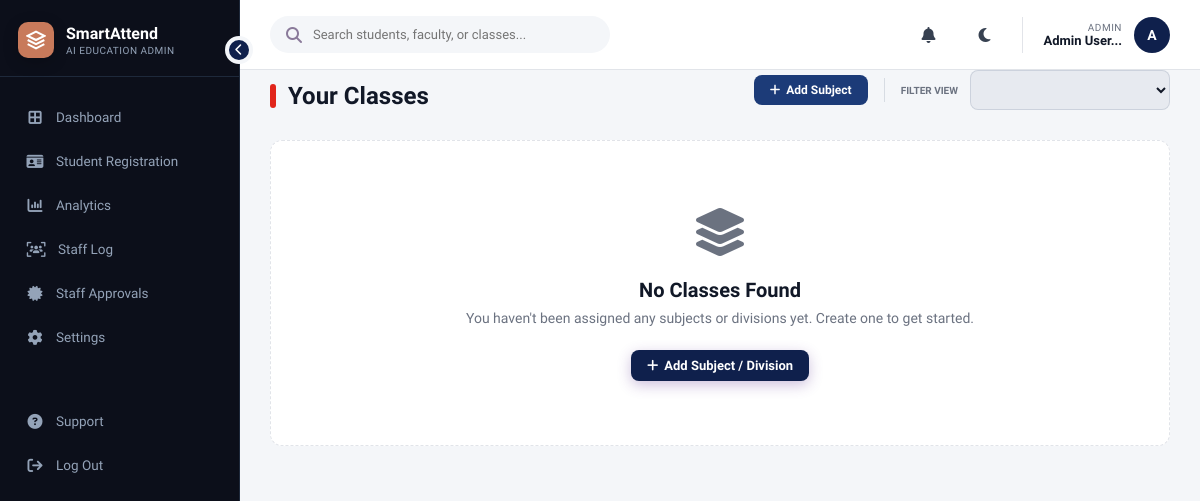
The app's page /teacher/classes (signed in) with its own data.
### models.py (models this page shows, shortened)
class User(UserMixin, db.Model):
    __tablename__ = 'users'
    id = db.Column(db.Integer, primary_key=True)
    username = db.Column(db.String(80), unique=True, nullable=False)
    password_hash = db.Column(db.String(255), nullable=False)
    role = db.Column(db.String(20), nullable=False)  # 'admin' or 'teacher'
    name = db.Column(db.String(120), nullable=False)
    email = db.Column(db.String(120), unique=True)
    department = db.Column(db.String(100))
    employee_id = db.Column(db.String(50), unique=True)
    avatar_initials = db.Column(db.String(4))
    created_at = db.Column(db.DateTime, default=datetime.utcnow)
    is_active_account = db.Column(db.Boolean, default=True)
    student_id = db.Column(db.Integer, db.ForeignKey('students.id'), nullable=True)
    student_profile = db.relationship('Student', backref='user_account', foreign_keys=[student_id])
    approval_requests = db.relationship('ApprovalRequest', backref='teacher', lazy=True, cascade="all, delete-orphan", foreign_keys='ApprovalRequest.teacher_id')

### routes/teacher.py (the view, shortened to what this page needs)
@teacher_bp.route('/classes')
@teacher_bp.route('/classes/<int:subject_id>')
@login_required
@teacher_required
def classes(subject_id=None):
    approved_requests = get_approved_reqs()
    subject_ids = [r.subject_id for r in approved_requests]
    assigned_subject_ids = [s.id for s in current_user.subjects]
    all_subject_ids = list(set(subject_ids + assigned_subject_ids))
    subjects = Subject.query.filter(Subject.id.in_(all_subject_ids or [0])).all()
    if not subject_id and subjects:
        return redirect(url_for('teacher.classes', subject_id=subjects[0].id))
    subject = Subject.query.get_or_404(subject_id) if subject_id else None
    students = Student.query.filter_by(class_id=subject.class_id).order_by(Student.student_id).all() if subject else []
    student_data = []
    is_approved = current_user.is_active_account
    return render_template('teacher/classes.html', subjects=subjects, subject=subject, student_data=student_data, is_approved=is_approved)

### routes/teacher.py (called while the page is built)
def teacher_required(f):
    @wraps(f)
    def decorated(*args, **kwargs):
        if not current_user.is_authenticated or current_user.role not in ('teacher', 'admin'):
            flash('Teacher access required.', 'error')
            return redirect(url_for('auth.login'))
        return f(*args, **kwargs)
    return decorated

def get_approved_reqs():
    return ApprovalRequest.query.filter_by(teacher_id=current_user.id, status='approved').all()

### templates/teacher/classes.html (shortened to what this page needs)
{% extends "base.html" %}
{% block content %}
<div class="section-header" style="margin-bottom: 30px;">
  <div>
    <h1 style="font-family:var(--font-heading);font-weight:800;font-size:24px;color:var(--t0);display:flex;align-items:center;gap:12px;">
      <div style="width:6px;height:24px;background:var(--accent);border-radius:4px;"></div>
      Your Classes
    </h1>
  </div>
  <div style="display:flex;align-items:center;gap:12px;">
    <button class="btn" style="background:var(--brand-l);color:white;border:none;padding:8px 16px;border-radius:8px;font-size:12px;font-weight:700;display:flex;align-items:center;gap:6px;cursor:pointer;" onclick="window.location.href='{{ url_for('teacher.lectures') }}'"><i class="fas fa-plus"></i> Add Subject</button>
    <span style="font-size:10px;text-transform:uppercase;font-weight:700;color:var(--t2);">Filter View</span>
    <select class="form-input" style="width:200px;font-weight:600;" onchange="window.location.href=this.value">
    </select>
  </div>
</div>
<div class="subject-cards">
  {% for s in subjects %}
  {% set colors = ['var(--brand)', '#2DA84F', 'var(--accent)', 'var(--accent)', '#007AFF'] %}
  {% set c = colors[loop.index0 % colors|length] %}
  <div class="sub-card">
    <div style="display:flex;align-items:center;">
      <div class="sub-icon" style="background:{{ c }};">
        <i class="fas fa-layer-group"></i>
      </div>
      <div class="badge-active">ACTIVE NOW</div>
      <form action="{{ url_for('teacher.delete_subject', subject_id=s.id) }}" method="POST" style="margin-left:12px;" onsubmit="return confirm('Are you sure you want to delete this subject? All associated student records and attendance will be wiped.');">
        <button type="submit" style="background:rgba(255,0,0,0.1); color:var(--red); border:none; width:28px; height:28px; border-radius:6px; cursor:pointer; display:flex; align-items:center; justify-content:center;" title="Delete Subject">
          <i class="fas fa-trash"></i>
        </button>
      </form>
    </div>
    <div>
      <div style="font-family:var(--font-heading);font-size:20px;font-weight:800;color:var(--t0);margin-bottom:4px;">{{ s.name }}</div>
      <div style="font-size:12px;color:var(--t2);font-weight:600;display:flex;gap:16px;">
        <span><i class="fas fa-users" style="margin-right:4px;"></i> {{ s.class_ref.section if s.class_ref else 'N/A' }}</span>
        <span><i class="fas fa-calendar" style="margin-right:4px;"></i> {{ s.class_ref.year if s.class_ref else 'N/A' }}</span>
      </div>
    </div>
    <div style="margin-left:auto; display:flex; gap:8px;">
        <button class="btn bp" onclick="openManage('{{ s.id }}', '{{ s.name|escape }}')"><i class="fas fa-cog"></i> Manage Class</button>
    </div>
  </div>
  {% else %}
  <div style="grid-column: 1 / -1; text-align:center; padding: 64px 24px; background: white; border-radius: 12px; border: 1px dashed var(--b0);">
    <div style="font-size: 48px; color: var(--t2); margin-bottom: 16px;"><i class="fas fa-layer-group"></i></div>
    <h3 style="font-family: var(--font-heading); font-size: 20px; color: var(--t0); margin-bottom: 8px;">No Classes Found</h3>
    <p style="color: var(--t2); font-size: 14px; margin-bottom: 24px;">You haven't been assigned any subjects or divisions yet. Create one to get started.</p>
    <a href="{{ url_for('teacher.lectures') }}" class="btn bp"><i class="fas fa-plus"></i> Add Subject / Division</a>
  </div>
  {% endfor %}
</div>
{% endblock %}

### templates/base.html (shortened to what this page needs)
<!DOCTYPE html>
<html lang="en">
<head>
<link rel="stylesheet" href="https://cdnjs.cloudflare.com/ajax/libs/font-awesome/6.5.0/css/all.min.css">
</head>
<body>
{% if current_user.is_authenticated %}
<aside class="sidebar" id="sidebar">
  <div class="sidebar-toggle" onclick="toggleSidebar()"><i class="fas fa-chevron-left" id="toggle-icon"></i></div>
  <div class="s-logo">
    <div class="s-mark">
      <svg width="20" height="20" viewBox="0 0 24 24" fill="none" stroke="white" stroke-width="2.5"><path d="M12 2L2 7l10 5 10-5-10-5zM2 17l10 5 10-5M2 12l10 5 10-5"/></svg>
    </div>
    <div class="s-text">
      <div class="s-name">SmartAttend</div>
      <div class="s-sub">AI Education Admin</div>
    </div>
  </div>
  <nav class="s-nav">
    {% if current_user.role == 'admin' %}
    <a href="{{ url_for('admin.dashboard') }}" class="nav-item {% if request.endpoint == 'admin.dashboard' %}active{% endif %}"><i class="fas fa-border-all"></i> <span>Dashboard</span></a>
    <a href="{{ url_for('admin.student_registration') }}" class="nav-item {% if request.endpoint == 'admin.student_registration' %}active{% endif %}"><i class="fas fa-id-card"></i> <span>Student Registration</span></a>
    <a href="{{ url_for('admin.analytics') }}" class="nav-item {% if request.endpoint == 'admin.analytics' %}active{% endif %}"><i class="fas fa-chart-column"></i> <span>Analytics</span></a>
    <a href="{{ url_for('admin.staff_log') }}" class="nav-item {% if request.endpoint == 'admin.staff_log' %}active{% endif %}">
  <i class="fas fa-users-viewfinder" style="width:20px;text-align:center"></i> <span>Staff Log</span>
</a>
    <a href="{{ url_for('admin.approvals') }}" class="nav-item {% if request.endpoint == 'admin.approvals' %}active{% endif %}">
      <i class="fas fa-certificate"></i> <span>Staff Approvals</span>
      {%- set pc = pending_approvals_count|default(0) %}{% if pc > 0 %}<span class="n-badge">{{pc}}</span>{% endif %}
    </a>
    <a href="{{ url_for('admin.settings') }}" class="nav-item {% if request.endpoint == 'admin.settings' %}active{% endif %}"><i class="fas fa-cog"></i> <span>Settings</span></a>
    <div style="margin-top:auto; padding-top:40px;">
        <a href="#" class="nav-item"><i class="fas fa-question-circle"></i> <span>Support</span></a>
        <a href="{{ url_for('auth.logout') }}" class="nav-item"><i class="fas fa-arrow-right-from-bracket"></i> <span>Log Out</span></a>
    </div>
    {% endif %}
  </nav>
</aside>
{% endif %}
<div class="main">
  {% if current_user.is_authenticated %}
  <header class="topbar">
    <div class="search-container">
      <i class="fas fa-search"></i>
      <input type="text" class="search-input" placeholder="Search students, faculty, or classes...">
    </div>
    <div class="topbar-right">
      <button class="icon-btn" onclick="togglePopup('notifPopup')">
        <i class="fas fa-bell"></i>
      </button>
      <button class="icon-btn" onclick="toggleTheme()"><i class="fas fa-moon" id="theme-icon"></i></button>
      <div class="tb-user">
        <div class="tb-info" style="text-align:right;">
          <div class="tb-role">{{ current_user.role }}</div>
          <div class="tb-name">{{ current_user.name[:12] }}...</div>
        </div>
        <div class="tb-avatar">
          {{ current_user.name[:1]|upper }}
        </div>
      </div>
    </div>
  </header>
  {% endif %}
  <div class="page-body">
    {% block content %}{% endblock %}
  </div>
</div>
</body>
</html>

### templates/base.html (style rules this page uses)
:root { --brand:#0F204C; --brand-l:#1C3B78; --accent:#E1251B; --red:#E1251B; --green:#2DA84F; --gold:#F59E0B; --cyan:#1C3B78; --bg0:#F4F6F9; --bg1:#FFFFFF; --bg2:#FAFAFA; --bg3:#EAECEF; --nav-bg: #0C0F1A; --nav-text: #94A3B8; --nav-hover: #1E293B; --glass:rgba(15,32,76,.05); --glass2:rgba(15,32,76,.09); --b0:rgba(15,32,76,.12); --b1:rgba(15,32,76,.22); --b2:rgba(15,32,76,.4); --t0:#111827; --t1:#374151; --t2:#6B7280; --nav-w:240px; --ff:"Exo 2",sans-serif;--fd:"Rajdhani",sans-serif;--fm:"Share Tech Mono",monospace; --font-heading: 'Rajdhani', sans-serif; --font-body: 'Exo 2', sans-serif; --font-mono: 'Share Tech Mono', monospace; }
*,*::before,*::after { box-sizing:border-box;margin:0;padding:0 }
html { font-size:16px;scroll-behavior:smooth }
body { font-family:var(--font-body), var(--ff);background:var(--bg0);color:var(--t0);min-height:100vh;display:flex;overflow-x:hidden; transition: background 0.3s, color 0.3s, border 0.3s; }
.sidebar { width:var(--nav-w);min-height:100vh;background:var(--nav-bg);border-right:1px solid #1e293b;display:flex;flex-direction:column;position:fixed;left:0;top:0;bottom:0;z-index:100;transition:all .3s cubic-bezier(.4,0,.2,1) }
.sidebar-toggle { position:absolute; right:-14px; top:36px; width:28px; height:28px; background:var(--brand); border-radius:50%; color:#fff; display:flex; align-items:center; justify-content:center; cursor:pointer; z-index:10; border:4px solid var(--bg0); font-size:12px; }
.s-logo { padding:22px 18px 18px;border-bottom:1px solid #1e293b; display:flex; align-items:center; gap:12px; }
.s-mark { width:36px;height:36px;background:#C87A5B;border-radius:10px;display:flex;align-items:center;justify-content:center;box-shadow:0 4px 16px rgba(0,0,0,.2); flex-shrink:0; }
.s-text { display:flex; flex-direction:column; }
.s-name { font-family:var(--font-heading);font-size:16px;font-weight:700;color:#fff; }
.s-sub { font-size:10px;color:var(--nav-text);letter-spacing:.05em; margin-top:2px; text-transform:uppercase; }
.s-nav { flex:1;padding:20px 14px;overflow-y:auto }
.nav-item { display:flex;align-items:center;gap:12px;padding:12px;border-radius:8px;color:var(--nav-text);font-size:13.5px;font-weight:500;text-decoration:none;transition:all .2s ease;margin-bottom:4px;position:relative }
.nav-item i { width:18px;font-size:15px;text-align:center; }
.main { flex:1;margin-left:var(--nav-w);min-height:100vh;display:flex;flex-direction:column; transition:margin-left .3s cubic-bezier(.4,0,.2,1) }
.topbar { height:70px;background:var(--bg1);border-bottom:1px solid var(--b0);display:flex;align-items:center;justify-content:space-between;padding:0 30px; position:sticky;top:0;z-index:50; }
.search-container { position:relative; width:340px; }
.search-container i { position:absolute; left:16px; top:50%; transform:translateY(-50%); color:var(--text-muted, #8A7A9A); }
.search-input { width:100%; padding:10px 16px 10px 42px; background:var(--bg0); border:1px solid transparent; border-radius:30px; font-size:13px; font-family:var(--font-body); outline:none; transition:box-shadow .2s; }
.topbar-right { display:flex; align-items:center; gap:20px; }
.icon-btn { position:relative; width:36px; height:36px; border-radius:50%; display:flex; align-items:center; justify-content:center; color:var(--t1); cursor:pointer; transition:background .2s; background:transparent; border:none; font-size:16px; }
.tb-user { display:flex; align-items:center; gap:12px; padding-left:20px; border-left:1px solid var(--b0); }
.tb-avatar { width:36px; height:36px; border-radius:50%; background:var(--brand); display:flex; align-items:center; justify-content:center; font-size:14px; color:#fff; font-weight:700; }
.tb-info { display:flex; flex-direction:column; }
.tb-role { font-size:10px; color:var(--t2); text-transform:uppercase; letter-spacing:0.5px; }
.tb-name { font-size:13px; font-weight:600; color:var(--t0); }
.page-body { padding:0 30px 40px; }
.btn { display:inline-flex;align-items:center;gap:6px;padding:8px 16px;border-radius:8px;font-size:13px;font-weight:600;font-family:var(--ff);cursor:pointer;border:none;transition:all .16s ease;text-decoration:none;white-space:nowrap }
.bp { background:var(--brand);color:#fff;box-shadow:0 4px 14px rgba(91,45,142,.3) }

### records on screen
User: role "ADMIN", name "Admin User", name "A"
